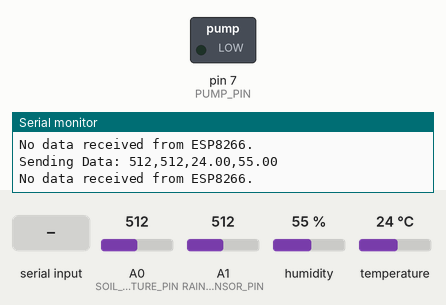
This sketch was run on a simulated Arduino Uno, built with avr-gcc and run on an emulated ATmega328P. On the bench: switched loads named in the sketch (green lamp = pin HIGH), the last lines printed to the serial monitor. The inputs (shaded band) are chosen by the test bench; at power-on: A0 (SOIL_MOISTURE_PIN) = 512, A1 (RAIN_SENSOR_PIN) = 512, humidity 55 %, temperature 24 °C.

Above: at 2.8 s.
2.9 s: "PUMP_ON\n" received over the second serial link
At 5.0 s:
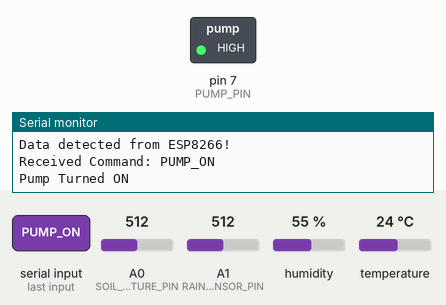
5.6 s: "PUMP_OFF\n" received over the second serial link
At 7.2 s:
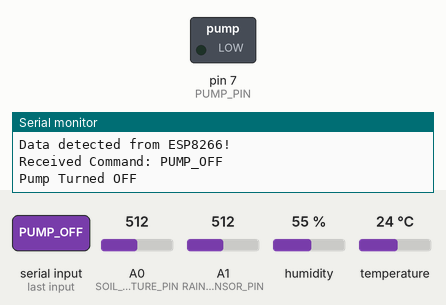
Timing chart, 0 to 8.7 s (numbered marks = the images above; inputs shaded):
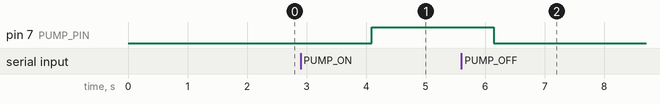

Measured:
- after the input at 2.9 s, pin 7 (PUMP_PIN): LOW → HIGH after 1.2 s
- after the input at 5.6 s, pin 7 (PUMP_PIN): HIGH → LOW after 0.54 s

The sketch:

arduinoOg.ino
```cpp
// #include <SoftwareSerial.h>
// #include <DHT.h>

// // Pin Definitions
// #define SOIL_MOISTURE_PIN A0
// #define RAIN_SENSOR_PIN A1
// #define DHTPIN 2       // DHT22 Data pin
// #define DHTTYPE DHT22

// // Initialize DHT sensor
// DHT dht(DHTPIN, DHTTYPE);

// // Software Serial for ESP8266
// SoftwareSerial espSerial(6, 5); // TX (D3) -> RX of ESP | RX (D2) -> TX of ESP

// void setup() {
//   Serial.begin(9600);  // Serial Monitor
//   espSerial.begin(9600); // Serial Communication with ESP8266
//   dht.begin();
//   Serial.println("Arduino Ready!");
// }

// void loop() {
//   // Read Soil Moisture
//   int soilMoisture = analogRead(SOIL_MOISTURE_PIN);

//   // Read Rain Sensor
//   int rainValue = analogRead(RAIN_SENSOR_PIN);

//   // Read DHT22
//   float temperature = dht.readTemperature();
//   float humidity = dht.readHumidity();

//   // Check if readings are valid
//   if (isnan(temperature) || isnan(humidity)) {
//     Serial.println("DHT22 error!");
//     return;
//   }

//   // Format data as JSON-like string
//   String sensorData = String(soilMoisture) + "," + String(rainValue) + "," + String(temperature) + "," + String(humidity);

//   // Print to Serial Monitor
//   Serial.println("Sending Data: " + sensorData);

//   // Send Data to ESP8266
//   espSerial.println(sensorData);

//   delay(2000); // Wait 2 seconds before next reading
// }


// #include <SoftwareSerial.h>
// #include <DHT.h>

// // Pin Definitions
// #define SOIL_MOISTURE_PIN A0
// #define RAIN_SENSOR_PIN A1
// #define DHTPIN 2        // DHT22 Data pin
// #define DHTTYPE DHT22
// #define RELAY_PIN 7     // Relay module controlling the water pump

// // Initialize DHT sensor
// DHT dht(DHTPIN, DHTTYPE);

// // Software Serial for ESP8266
// SoftwareSerial espSerial(6, 5); // TX (D3) -> RX of ESP | RX (D2) -> TX of ESP

// // Threshold for soil moisture (Adjust based on your soil condition)
// #define SOIL_MOISTURE_THRESHOLD 650

// void setup() {
//   Serial.begin(9600);  // Serial Monitor
//   espSerial.begin(9600); // Serial Communication with ESP8266
//   dht.begin();

//   pinMode(RELAY_PIN, OUTPUT);
//   digitalWrite(RELAY_PIN, LOW); // Ensure pump is OFF initially

//   Serial.println("Arduino Ready!");
// }

// void loop() {
//   // Read Soil Moisture
//   int soilMoisture = analogRead(SOIL_MOISTURE_PIN);

//   // Read Rain Sensor
//   int rainValue = analogRead(RAIN_SENSOR_PIN);

//   // Read DHT22
//   float temperature = dht.readTemperature();
//   float humidity = dht.readHumidity();

//   // Check if readings are valid
//   if (isnan(temperature) || isnan(humidity)) {
//     Serial.println("DHT22 error!");
//     return;
//   }

//   // Control Water Pump based on Soil Moisture
//   if (soilMoisture < SOIL_MOISTURE_THRESHOLD) {
//     digitalWrite(RELAY_PIN, HIGH);  // Turn ON pump
//     Serial.println("Pump ON - Soil is dry!");
//   } else {
//     digitalWrite(RELAY_PIN, LOW);   // Turn OFF pump
//     Serial.println("Pump OFF - Soil is wet enough!");
//   }

//   // Format data as JSON-like string
//   String sensorData = String(soilMoisture) + "," + String(rainValue) + "," + String(temperature) + "," + String(humidity);

//   // Print to Serial Monitor
//   Serial.println("Sending Data: " + sensorData);

//   // Send Data to ESP8266
//   espSerial.println(sensorData);

//   delay(60000); // Wait 2 seconds before next reading
// }

#include <SoftwareSerial.h>
#include <DHT.h>

// Pin Definitions
#define SOIL_MOISTURE_PIN A0
#define RAIN_SENSOR_PIN A1
#define DHTPIN 2
#define DHTTYPE DHT22
#define PUMP_PIN 7  // Pin to control the relay

// Initialize DHT sensor
DHT dht(DHTPIN, DHTTYPE);

// Software Serial for ESP8266
SoftwareSerial espSerial(6, 5); // TX -> RX of ESP | RX -> TX of ESP

void setup() {
  Serial.begin(9600);
  espSerial.begin(9600);
  dht.begin();

  pinMode(PUMP_PIN, OUTPUT);
  digitalWrite(PUMP_PIN, LOW); // Ensure pump is OFF initially

  Serial.println("Arduino Ready!");
}

void loop() {
  // Read Soil Moisture
  int soilMoisture = analogRead(SOIL_MOISTURE_PIN);

  // Read Rain Sensor
  int rainValue = analogRead(RAIN_SENSOR_PIN);

  // Read DHT22
  float temperature = dht.readTemperature();
  float humidity = dht.readHumidity();

  // Check if readings are valid
  if (isnan(temperature) || isnan(humidity)) {
    Serial.println("DHT22 error!");
    return;
  }

  // Automatic pump control
  // if (soilMoisture > 500) {
  //   digitalWrite(PUMP_PIN, HIGH); // Turn ON pump
  // } else {
  //   digitalWrite(PUMP_PIN, LOW);  // Turn OFF pump
  // }

  // Format data as a string and send it to ESP8266
  String sensorData = String(soilMoisture) + "," + String(rainValue) + "," +
                      String(temperature) + "," + String(humidity);

  Serial.println("Sending Data: " + sensorData);
  espSerial.println(sensorData);

  // Check for manual control from ESP8266
    if (espSerial.available()) {
    Serial.println("Data detected from ESP8266!");

    String command = espSerial.readStringUntil('\n');
    command.trim();
    Serial.println("Received Command: " + command);

    if (command == "PUMP_ON") {
        digitalWrite(PUMP_PIN, HIGH);
        Serial.println("Pump Turned ON");
    } else if (command == "PUMP_OFF") {
        digitalWrite(PUMP_PIN, LOW);
        Serial.println("Pump Turned OFF");
    } else {
        Serial.println("Unknown command received: " + command);
    }
} else {
    Serial.println("No data received from ESP8266.");
}

  delay(2000);
}
```
